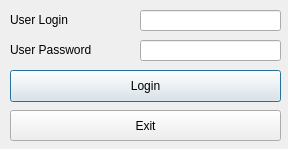
<?xml version="1.0" encoding="UTF-8"?>
<ui version="4.0">
 <class>loginform</class>
 <widget class="QDialog" name="loginform">
  <property name="geometry">
   <rect>
    <x>0</x>
    <y>0</y>
    <width>288</width>
    <height>149</height>
   </rect>
  </property>
  <property name="windowTitle">
   <string>Dialog</string>
  </property>
  <widget class="QPushButton" name="pushButton_Login">
   <property name="geometry">
    <rect>
     <x>10</x>
     <y>70</y>
     <width>271</width>
     <height>32</height>
    </rect>
   </property>
   <property name="text">
    <string>Login</string>
   </property>
  </widget>
  <widget class="QLabel" name="label">
   <property name="geometry">
    <rect>
     <x>10</x>
     <y>10</y>
     <width>91</width>
     <height>20</height>
    </rect>
   </property>
   <property name="text">
    <string>User Login</string>
   </property>
  </widget>
  <widget class="QLineEdit" name="lineEdit_username">
   <property name="geometry">
    <rect>
     <x>140</x>
     <y>10</y>
     <width>141</width>
     <height>21</height>
    </rect>
   </property>
   <property name="inputMask">
    <string/>
   </property>
  </widget>
  <widget class="QLineEdit" name="lineEdit_password">
   <property name="geometry">
    <rect>
     <x>140</x>
     <y>40</y>
     <width>141</width>
     <height>21</height>
    </rect>
   </property>
  </widget>
  <widget class="QLabel" name="label_2">
   <property name="geometry">
    <rect>
     <x>10</x>
     <y>40</y>
     <width>91</width>
     <height>20</height>
    </rect>
   </property>
   <property name="text">
    <string>User Password</string>
   </property>
  </widget>
  <widget class="QPushButton" name="exitButton">
   <property name="geometry">
    <rect>
     <x>10</x>
     <y>110</y>
     <width>271</width>
     <height>31</height>
    </rect>
   </property>
   <property name="text">
    <string>Exit</string>
   </property>
  </widget>
 </widget>
 <resources/>
 <connections/>
</ui>
